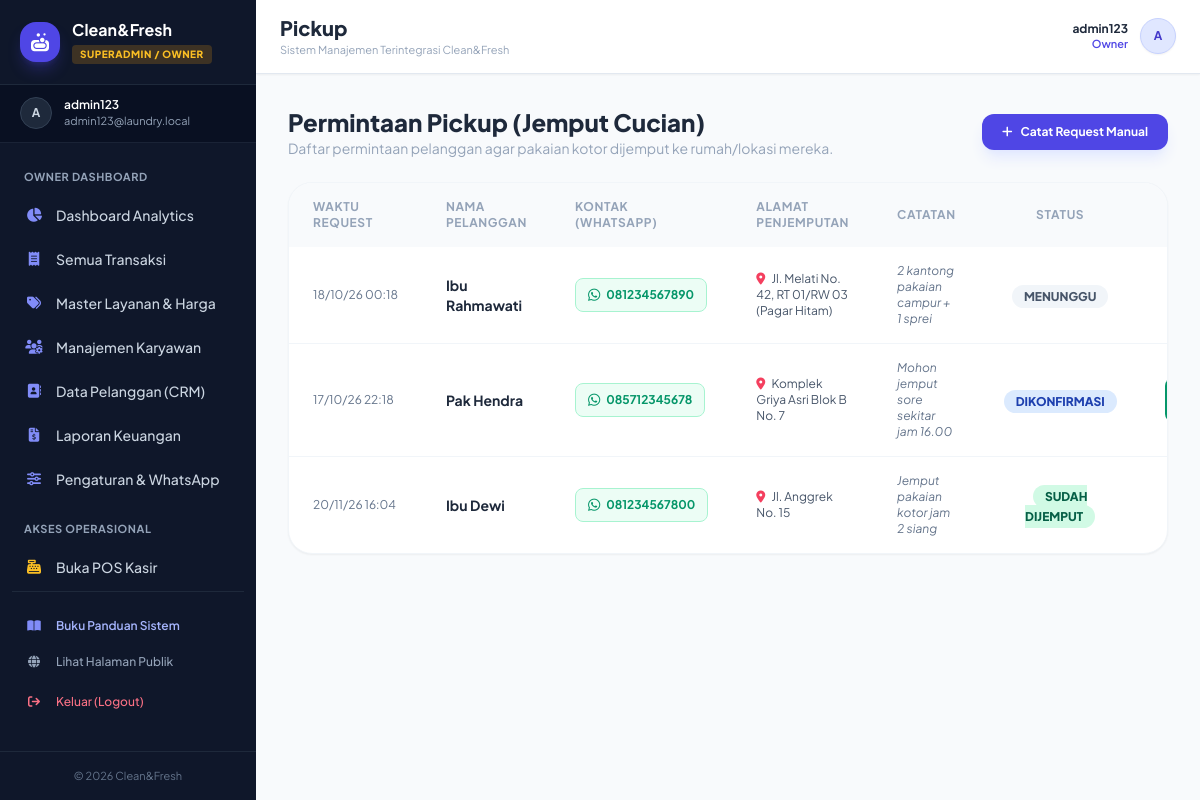
The page /admin/pickup.php (signed in) on the database its author committed.
### tables this page shows
CREATE TABLE `settings` (
  `id` int(11) NOT NULL,
  `nama_laundry` varchar(150) NOT NULL DEFAULT 'Clean&Fresh Laundry',
  `alamat` text DEFAULT NULL,
  `whatsapp` varchar(30) DEFAULT NULL,
  `logo` varchar(255) DEFAULT NULL,
  `wa_gateway_provider` varchar(50) DEFAULT 'manual',
  `wa_api_key` varchar(255) DEFAULT NULL,
  `wa_domain` varchar(255) DEFAULT 'https://api.fonnte.com',
  `wa_template_order` text DEFAULT NULL,
  `wa_template_ready` text DEFAULT NULL,
  `receipt_footer` text DEFAULT NULL,
  `schema_version` int(11) DEFAULT 1,
  `updated_at` datetime DEFAULT current_timestamp() ON UPDATE current_timestamp(),
  PRIMARY KEY (`id`)
);

CREATE TABLE `pickup_requests` (
  `id` int(11) NOT NULL AUTO_INCREMENT,
  `customer_id` int(11) DEFAULT NULL,
  `order_id` int(11) DEFAULT NULL,
  `customer_name` varchar(150) NOT NULL,
  `customer_phone` varchar(30) NOT NULL,
  `pickup_address` text NOT NULL,
  `notes` text DEFAULT NULL,
  `status` enum('pending','confirmed','picked_up','cancelled') NOT NULL DEFAULT 'pending',
  `created_at` datetime DEFAULT current_timestamp(),
  PRIMARY KEY (`id`),
  KEY `idx_pickup_status_created` (`status`,`created_at`),
  KEY `idx_pickup_phone` (`customer_phone`)
);

### config/database.php (called while the page is built, shortened)
<?php
if (!function_exists('get_settings')) {
    function get_settings($conn) {
        $q = mysqli_query($conn, "SELECT * FROM settings WHERE id=1");
        if ($q && mysqli_num_rows($q) > 0) {
            return mysqli_fetch_assoc($q);
        }
        return [
            'nama_laundry' => 'Clean&Fresh Laundry',
            'alamat' => 'Jl. Laundry No. 123',
            'whatsapp' => '628123456789',
            'wa_gateway_provider' => 'manual',
            'wa_template_order' => 'Halo {nama}, pesanan {no_nota} sedang diproses. Cek status di {link_tracking}',
            'wa_template_ready' => 'Halo {nama}, cucian Anda dengan no nota {no_nota} sudah selesai dan siap diambil!'
        ];
    }
}
?>

### admin/pickup.php (the view, shortened to what this page needs)
<?php
require_once '../includes/auth_check.php';
require_once '../layout/header.php';
$pickups = mysqli_query($conn, "SELECT p.*
    FROM pickup_requests p
    ORDER BY FIELD(p.status, 'pending', 'confirmed', 'picked_up', 'cancelled'), p.created_at DESC");
?>
<div class="mb-6 flex flex-col sm:flex-row justify-between items-start sm:items-center gap-4">
    <div>
        <h1 class="text-2xl font-black text-slate-800">Permintaan Pickup (Jemput Cucian)</h1>
        <p class="text-slate-400 text-sm">Daftar permintaan pelanggan agar pakaian kotor dijemput ke rumah/lokasi mereka.</p>
    </div>
    <div class="flex gap-2">
        <button onclick="document.getElementById('modalTambahPickup').classList.remove('hidden')"
                class="px-5 py-2.5 bg-indigo-600 hover:bg-indigo-700 text-white rounded-xl text-xs font-bold shadow-lg shadow-indigo-100 transition flex items-center gap-2">
            <i class="fas fa-plus"></i> Catat Request Manual
        </button>
    </div>
</div>
<div class="bg-white rounded-3xl shadow-sm border border-slate-100 overflow-hidden">
    <div class="overflow-x-auto custom-scrollbar">
        <table class="w-full text-left text-sm">
            <thead class="bg-slate-50 text-slate-400 text-xs uppercase font-bold tracking-wider">
                <tr>
                    <th class="px-6 py-4">Waktu Request</th>
                    <th class="px-6 py-4">Nama Pelanggan</th>
                    <th class="px-6 py-4">Kontak (WhatsApp)</th>
                    <th class="px-6 py-4">Alamat Penjemputan</th>
                    <th class="px-6 py-4">Catatan</th>
                    <th class="px-6 py-4 text-center">Status</th>
                    <th class="px-6 py-4 text-center">Aksi Petugas</th>
                </tr>
            </thead>
            <tbody class="divide-y divide-slate-100">
                <?php
                while($p = mysqli_fetch_assoc($pickups)):
                    $st = $p['status'];
                    $badge = 'bg-slate-100 text-slate-600';
                    $lbl = 'Menunggu';
                    if ($st === 'confirmed') { $badge = 'bg-blue-100 text-blue-800'; $lbl = 'Dikonfirmasi'; }
                    elseif ($st === 'picked_up') { $badge = 'bg-emerald-100 text-emerald-800'; $lbl = 'Sudah Dijemput'; }
                    elseif ($st === 'cancelled') { $badge = 'bg-rose-100 text-rose-800'; $lbl = 'Dibatalkan'; }
                ?>
                <tr class="hover:bg-slate-50/70 transition">
                    <td class="px-6 py-4 text-xs text-slate-500 whitespace-nowrap">
                        <?= date('d/m/y H:i', strtotime($p['created_at'])); ?>
                    </td>
                    <td class="px-6 py-4 font-bold text-slate-800">
                        <?= htmlspecialchars($p['customer_name']); ?>
                    </td>
                    <td class="px-6 py-4">
                        <a href="https://wa.me/<?= preg_replace('/[^0-9]/', '', $p['customer_phone']); ?>?text=Halo%20<?= urlencode($p['customer_name']); ?>,%20kami%20dari%20laundry%20mengonfirmasi%20jadwal%20penjemputan%20cucian%20Anda."
                           target="_blank" class="inline-flex items-center gap-1.5 text-xs text-emerald-600 hover:text-emerald-700 font-bold bg-emerald-50 px-3 py-1.5 rounded-lg border border-emerald-200">
                            <i class="fab fa-whatsapp text-sm"></i>
                            <?= htmlspecialchars($p['customer_phone']); ?>
                        </a>
                    </td>
                    <td class="px-6 py-4 text-xs text-slate-600 max-w-xs">
                        <i class="fas fa-map-marker-alt text-rose-500 mr-1"></i>
                        <?= htmlspecialchars($p['pickup_address']); ?>
                    </td>
                    <td class="px-6 py-4 text-xs text-slate-500 italic max-w-xs">
                        <?= htmlspecialchars($p['notes'] ?? '-'); ?>
                    </td>
                    <td class="px-6 py-4 text-center">
                        <span class="px-3 py-1 rounded-full text-xs font-black uppercase <?= $badge; ?>">
                            <?= $lbl; ?>
                        </span>
                    </td>
                    <td class="px-6 py-4 text-center">
                        <div class="flex items-center justify-center gap-1.5">
                            <?php if ($st === 'pending'): ?>
                                <a href="?id=<?= $p['id']; ?>&status=confirmed" class="px-3 py-1.5 bg-blue-600 hover:bg-blue-700 text-white rounded-lg text-xs font-bold transition">
                                    Konfirmasi
                                </a>
                            <?php elseif ($st === 'confirmed'): ?>
                                <a href="?id=<?= $p['id']; ?>&status=picked_up" class="px-3 py-1.5 bg-emerald-600 hover:bg-emerald-700 text-white rounded-lg text-xs font-bold transition">
                                </a>
                            <?php endif; ?>
                        </div>
                    </td>
                </tr>
                <?php endwhile; ?>
            </tbody>
        </table>
    </div>
</div>
<?php require_once '../layout/footer.php'; ?>

### layout/header.php (shortened to what this page needs)
<?php
require_once __DIR__ . '/../config/database.php';
$sys_settings = get_settings($conn);
$user_role = $_SESSION['role'] ?? 'guest';
$user_name = $_SESSION['name'] ?? $_SESSION['username'] ?? 'User';
$current_page = basename($_SERVER['PHP_SELF']);
$current_dir = basename(dirname($_SERVER['PHP_SELF']));
?>
<!DOCTYPE html>
<html lang="id">
<head>
    <script src="https://cdn.tailwindcss.com"></script>
    <link rel="stylesheet" href="https://cdnjs.cloudflare.com/ajax/libs/font-awesome/6.4.0/css/all.min.css">
</head>
<body class="bg-slate-50 text-slate-800 antialiased min-h-screen flex flex-col md:flex-row" x-data="{ mobileMenu: false }">
    <aside id="sidebar"
           :class="mobileMenu ? 'translate-x-0 shadow-2xl' : '-translate-x-full md:translate-x-0'"
           class="fixed inset-y-0 left-0 z-50 w-72 md:w-64 bg-slate-900 text-slate-200 flex flex-col shrink-0 min-h-screen md:static transition-transform duration-300 ease-in-out no-print">
        <div class="p-5 border-b border-slate-800 flex items-center justify-between">
            <div class="flex items-center gap-3">
                <div class="w-10 h-10 rounded-2xl bg-indigo-600 flex items-center justify-center font-bold text-white shadow-lg shadow-indigo-600/30">
                    <i class="fas fa-soap text-lg"></i>
                </div>
                <div>
                    <h1 class="font-bold text-white text-base leading-tight truncate w-36"><?= htmlspecialchars($sys_settings['nama_laundry']); ?></h1>
                    <span class="inline-block px-2 py-0.5 rounded text-[10px] font-black tracking-wider uppercase mt-0.5
                        <?= $user_role === 'superadmin' ? 'bg-amber-500/20 text-amber-400' : 'bg-indigo-500/20 text-indigo-400'; ?>">
                        <?= $user_role === 'superadmin' ? 'Superadmin / Owner' : 'Admin / Kasir'; ?>
                    </span>
                </div>
            </div>
        </div>
        <div class="px-5 py-3 bg-slate-950/40 border-b border-slate-800/80 flex items-center gap-3">
            <div class="w-8 h-8 rounded-full bg-slate-800 flex items-center justify-center text-slate-300 font-bold text-xs uppercase border border-slate-700">
                <?= substr($user_name, 0, 1); ?>
            </div>
            <div class="overflow-hidden">
                <p class="text-xs font-semibold text-white truncate"><?= htmlspecialchars($user_name); ?></p>
                <p class="text-[11px] text-slate-400 truncate"><?= htmlspecialchars($_SESSION['email'] ?? ''); ?></p>
            </div>
        </div>
        <nav class="flex-1 px-3 py-4 space-y-1 overflow-y-auto text-sm font-medium">
            <?php if ($user_role === 'superadmin'): ?>
                <div class="text-[11px] font-bold uppercase text-slate-400 px-3 pt-2 pb-1 tracking-wider">Owner Dashboard</div>
                <a href="../superadmin/index.php" class="flex items-center gap-3 px-3 py-2.5 rounded-xl transition <?= ($current_page == 'index.php' && $current_dir == 'superadmin') ? 'bg-indigo-600 text-white font-semibold shadow-md shadow-indigo-600/30' : 'text-slate-300 hover:bg-slate-800 hover:text-white'; ?>">
                    <i class="fas fa-chart-pie w-5 text-center text-indigo-400"></i>
                    <span>Dashboard Analytics</span>
                </a>
                <a href="../superadmin/transaksi.php" class="flex items-center gap-3 px-3 py-2.5 rounded-xl transition <?= ($current_page == 'transaksi.php') ? 'bg-indigo-600 text-white font-semibold shadow-md shadow-indigo-600/30' : 'text-slate-300 hover:bg-slate-800 hover:text-white'; ?>">
                    <i class="fas fa-receipt w-5 text-center text-indigo-400"></i>
                    <span>Semua Transaksi</span>
                </a>
                <a href="../superadmin/layanan.php" class="flex items-center gap-3 px-3 py-2.5 rounded-xl transition <?= ($current_page == 'layanan.php') ? 'bg-indigo-600 text-white font-semibold shadow-md shadow-indigo-600/30' : 'text-slate-300 hover:bg-slate-800 hover:text-white'; ?>">
                    <i class="fas fa-tags w-5 text-center text-indigo-400"></i>
                    <span>Master Layanan & Harga</span>
                </a>
                <a href="../superadmin/karyawan.php" class="flex items-center gap-3 px-3 py-2.5 rounded-xl transition <?= ($current_page == 'karyawan.php') ? 'bg-indigo-600 text-white font-semibold shadow-md shadow-indigo-600/30' : 'text-slate-300 hover:bg-slate-800 hover:text-white'; ?>">
                    <i class="fas fa-users-cog w-5 text-center text-indigo-400"></i>
                    <span>Manajemen Karyawan</span>
                </a>
                <a href="../superadmin/pelanggan.php" class="flex items-center gap-3 px-3 py-2.5 rounded-xl transition <?= ($current_page == 'pelanggan.php') ? 'bg-indigo-600 text-white font-semibold shadow-md shadow-indigo-600/30' : 'text-slate-300 hover:bg-slate-800 hover:text-white'; ?>">
                    <i class="fas fa-address-book w-5 text-center text-indigo-400"></i>
                    <span>Data Pelanggan (CRM)</span>
                </a>
                <a href="../superadmin/laporan.php" class="flex items-center gap-3 px-3 py-2.5 rounded-xl transition <?= ($current_page == 'laporan.php') ? 'bg-indigo-600 text-white font-semibold shadow-md shadow-indigo-600/30' : 'text-slate-300 hover:bg-slate-800 hover:text-white'; ?>">
                    <i class="fas fa-file-invoice-dollar w-5 text-center text-indigo-400"></i>
                    <span>Laporan Keuangan</span>
                </a>
                <a href="../superadmin/pengaturan.php" class="flex items-center gap-3 px-3 py-2.5 rounded-xl transition <?= ($current_page == 'pengaturan.php') ? 'bg-indigo-600 text-white font-semibold shadow-md shadow-indigo-600/30' : 'text-slate-300 hover:bg-slate-800 hover:text-white'; ?>">
                    <i class="fas fa-sliders w-5 text-center text-indigo-400"></i>
                    <span>Pengaturan & WhatsApp</span>
                </a>
                <div class="text-[11px] font-bold uppercase text-slate-400 px-3 pt-4 pb-1 tracking-wider">Akses Operasional</div>
                <a href="../admin/pos.php" class="flex items-center gap-3 px-3 py-2.5 rounded-xl text-slate-300 hover:bg-slate-800 hover:text-white transition">
                    <i class="fas fa-cash-register w-5 text-center text-amber-400"></i>
                    <span>Buka POS Kasir</span>
                </a>
            <?php endif; ?>
            <div class="pt-4 border-t border-slate-800 mt-4">
                <a href="../panduan.php?role=<?= $user_role === 'superadmin' ? 'owner' : 'kasir'; ?>" class="flex items-center gap-3 px-3 py-2.5 rounded-xl text-indigo-300 hover:text-white hover:bg-slate-800 transition text-xs font-semibold">
                    <i class="fas fa-book-open w-5 text-center text-indigo-400"></i>
                    <span>Buku Panduan Sistem</span>
                </a>
                <a href="../index.php" class="flex items-center gap-3 px-3 py-2.5 rounded-xl text-slate-400 hover:text-white hover:bg-slate-800 transition text-xs">
                    <i class="fas fa-globe w-5 text-center"></i>
                    <span>Lihat Halaman Publik</span>
                </a>
                <a href="../auth/logout.php" onclick="return confirm('Apakah Anda yakin ingin keluar?')" class="flex items-center gap-3 px-3 py-2.5 rounded-xl text-rose-400 hover:bg-rose-500/10 hover:text-rose-300 transition mt-1 text-xs">
                    <i class="fas fa-arrow-right-from-bracket w-5 text-center"></i>
                    <span>Keluar (Logout)</span>
                </a>
            </div>
        </nav>
        <div class="p-4 border-t border-slate-800 text-center text-[11px] text-slate-500">
            &copy; <?= date('Y'); ?> <?= htmlspecialchars($sys_settings['nama_laundry']); ?>
        </div>
    </aside>
    <main class="flex-1 flex flex-col min-w-0 w-full overflow-y-auto">
        <header id="top-bar" class="bg-white border-b border-slate-200 px-4 sm:px-6 py-3.5 flex items-center justify-between no-print sticky top-0 z-30 shadow-sm">
            <div class="flex items-center gap-3">
                <div>
                    <h2 class="font-extrabold text-slate-800 text-base sm:text-xl capitalize leading-tight">
                        <?php
                        $title = str_replace(['.php', '_'], ['', ' '], $current_page);
                        echo htmlspecialchars(ucwords($title));
                        ?>
                    </h2>
                    <p class="text-[11px] text-slate-400 hidden sm:block">Sistem Manajemen Terintegrasi <?= htmlspecialchars($sys_settings['nama_laundry']); ?></p>
                </div>
            </div>
            <div class="flex items-center gap-3">
                <div class="text-right hidden sm:block">
                    <p class="text-xs font-bold text-slate-800 leading-tight"><?= htmlspecialchars($user_name); ?></p>
                    <p class="text-[11px] text-indigo-600 font-semibold capitalize"><?= $user_role === 'superadmin' ? 'Owner' : 'Kasir'; ?></p>
                </div>
                <div class="w-9 h-9 rounded-full bg-indigo-100 text-indigo-700 font-bold flex items-center justify-center text-xs uppercase border border-indigo-200 shadow-sm shrink-0">
                    <?= substr($user_name, 0, 1); ?>
                </div>
            </div>
        </header>
        <div class="p-3 sm:p-6 lg:p-8 flex-1 max-w-full overflow-x-hidden">

### rows shown on the page
settings: nama_laundry "Clean&Fresh"
pickup_requests: created_at "18/10/26 00:18", customer_name "Ibu Rahmawati", customer_phone "081234567890", pickup_address "Jl. Melati No. 42, RT 01/RW 03 (Pagar Hitam)", notes "2 kantong pakaian campur + 1 sprei", lbl "MENUNGGU"
pickup_requests: created_at "17/10/26 22:18", customer_name "Pak Hendra", customer_phone "085712345678", pickup_address "Komplek Griya Asri Blok B No. 7", notes "Mohon jemput sore sekitar jam 16.00", status "DIKONFIRMASI"
pickup_requests: created_at "20/11/26 16:04", customer_name "Ibu Dewi", customer_phone "081234567800", pickup_address "Jl. Anggrek No. 15", notes "Jemput pakaian kotor jam 2 siang", status "SUDAH DIJEMPUT"

### other values the page prints
substr($user_name, 0, 1) "A"
$user_name "admin123"
$_SESSION['email'] "admin123@laundry.local"
$title "Pickup"
